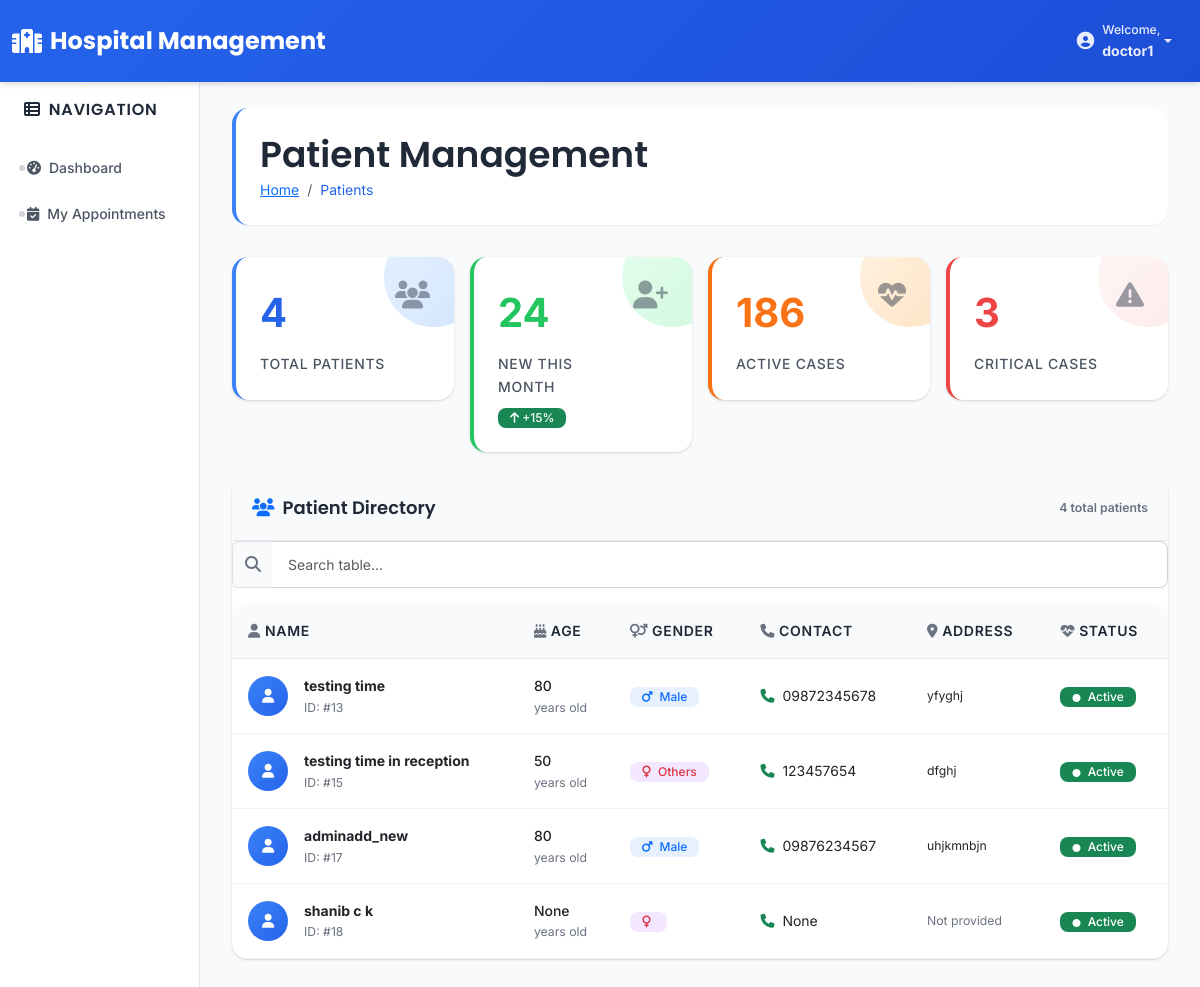
Screenshot of /patients/ (signed in) with the database file from the repository.
### accounts/models.py (models this page shows)
class CustomUser(AbstractUser):
    first_name = None
    last_name = None
    ROLE_CHOICES = (
        ('admin', 'Admin'),
        ('doctor', 'Doctor'),
        ('patient', 'Patient'),
        ('receptionist', 'Receptionist'),
    )
    role = models.CharField(max_length=20, choices=ROLE_CHOICES)
    GENDER_CHOICES = (
        ('Male', 'Male'),
        ('Female', 'Female'),
        ('Other', 'Other'),
    )
    gender = models.CharField(max_length=10, choices=GENDER_CHOICES, null=True, blank=True)
    REQUIRED_FIELDS = []  # Only username is required

### patients/models.py (models this page shows, shortened)
class Patient(models.Model):
    user = models.OneToOneField(
        CustomUser,
        on_delete=models.CASCADE,
        related_name='patient_profile',
        null=True,
        blank=True
    )
    name = models.CharField(max_length=100)
    age = models.IntegerField(null=True, blank=True)
    gender = models.CharField(max_length=20, choices=[
        ('Male','Male'),
        ('Female','Female'),
        ('Others','Others'),
        ('Prefer not to say','Prefer not to say')
    ])
    contact = models.CharField(max_length=15)
    address = models.TextField()
    created_at = models.DateTimeField(auto_now_add=True)
    username = models.CharField(max_length=150, unique=True, null=True, blank=True)  # new field
    phone = models.CharField(max_length=15, null=True, blank=True)

### patients/views.py (the view)
# urls.py: path('', views.patient_list, name='patient_list'),  # /patients/
@login_required
@user_passes_test(lambda u: u.role in ['admin', 'receptionist', 'doctor'])
def patient_list(request):
    patients = Patient.objects.all()
    return render(request, 'patients/patient_list.html', {'patients': patients})

### templates/patients/patient_list.html (shortened to what this page needs)
{% extends 'base.html' %}
{% load static %}
{% block page_title %}Patient Management{% endblock %}
{% block current_page %}Patients{% endblock %}
{% block content %}
<div class="row g-3 mb-4">
    <div class="col-lg-3 col-md-6">
        {% include 'partials/stat_card.html' with title="Total Patients" count=patients.count icon="fas fa-users" color="primary" %}
    </div>
    <div class="col-lg-3 col-md-6">
        {% include 'partials/stat_card.html' with title="New This Month" count="24" icon="fas fa-user-plus" color="success" change="+15%" change_color="success" %}
    </div>
    <div class="col-lg-3 col-md-6">
        {% include 'partials/stat_card.html' with title="Active Cases" count="186" icon="fas fa-heartbeat" color="warning" %}
    </div>
    <div class="col-lg-3 col-md-6">
        {% include 'partials/stat_card.html' with title="Critical Cases" count="3" icon="fas fa-exclamation-triangle" color="danger" %}
    </div>
</div>
<div class="card" data-animate>
    <div class="card-header">
        <div class="d-flex justify-content-between align-items-center">
            <h5 class="mb-0">
                <i class="fas fa-users me-2 text-primary"></i>Patient Directory
            </h5>
            <div class="d-flex align-items-center gap-3">
                <small class="text-muted">{{ patients.count }} total patients</small>
            </div>
        </div>
    </div>
    <div class="card-body p-0">
        {% if patients %}
            <div class="table-responsive">
                <table class="table table-hover mb-0" data-searchable>
                    <thead>
                        <tr>
                            <th scope="col">
                                <i class="fas fa-user me-1 text-muted"></i>Name
                            </th>
                            <th scope="col">
                                <i class="fas fa-birthday-cake me-1 text-muted"></i>Age
                            </th>
                            <th scope="col">
                                <i class="fas fa-venus-mars me-1 text-muted"></i>Gender
                            </th>
                            <th scope="col">
                                <i class="fas fa-phone me-1 text-muted"></i>Contact
                            </th>
                            <th scope="col">
                                <i class="fas fa-map-marker-alt me-1 text-muted"></i>Address
                            </th>
                            <th scope="col">
                                <i class="fas fa-heartbeat me-1 text-muted"></i>Status
                            </th>
                        </tr>
                    </thead>
                    <tbody>
                        {% for patient in patients %}
                            <tr>
                                <td>
                                    <div class="d-flex align-items-center">
                                        <div class="avatar-circle me-3">
                                            <i class="fas fa-user"></i>
                                        </div>
                                        <div>
                                            <div class="fw-bold">{{ patient.name }}</div>
                                            <div class="small text-muted">ID: #{{ patient.id }}</div>
                                        </div>
                                    </div>
                                </td>
                                <td>
                                    <span class="fw-medium">{{ patient.age }}</span>
                                    <div class="small text-muted">years old</div>
                                </td>
                                <td>
                                    <span class="badge bg-{% if patient.gender == 'Male' %}primary{% else %}pink{% endif %} bg-opacity-10 text-{% if patient.gender == 'Male' %}primary{% else %}danger{% endif %}">
                                        <i class="fas fa-{% if patient.gender == 'Male' %}mars{% else %}venus{% endif %} me-1"></i>
                                        {{ patient.gender }}
                                    </span>
                                </td>
                                <td>
                                    <div class="d-flex align-items-center">
                                        <i class="fas fa-phone text-success me-2"></i>
                                        <span>{{ patient.phone }}</span>
                                    </div>
                                </td>
                                <td>
                                    <div class="small">
                                        {% if patient.address %}
                                            {{ patient.address|truncatechars:30 }}
                                        {% else %}
                                            <span class="text-muted">Not provided</span>
                                        {% endif %}
                                    </div>
                                </td>
                                <td>
                                    <span class="badge bg-success">
                                        <i class="fas fa-circle me-1" style="font-size: 0.5rem;"></i>
                                        Active
                                    </span>
                                </td>
                            </tr>
                        {% endfor %}
                    </tbody>
                </table>
            </div>
        {% endif %}
    </div>
</div>
{% endblock %}

### templates/base.html (shortened to what this page needs)
{% load static %}
<!DOCTYPE html>
<html lang="en">
<head>
    <link href="https://cdn.jsdelivr.net/npm/bootstrap@5.3.0/dist/css/bootstrap.min.css" rel="stylesheet">
    <link href="https://cdnjs.cloudflare.com/ajax/libs/font-awesome/6.4.0/css/all.min.css" rel="stylesheet">
    <link rel="stylesheet" href="{% static 'css/style.css' %}">
</head>
<body>
    <nav class="navbar navbar-expand-lg navbar-dark fixed-top">
        <div class="container-fluid">
            <a class="navbar-brand d-flex align-items-center" href="{% url 'dashboard' %}">
                <i class="fas fa-hospital me-2"></i>
                <span class="d-none d-sm-inline">Hospital Management</span>
            </a>
            <div class="navbar-nav ms-auto d-flex flex-row">
                {% if user.is_authenticated %}
                    <div class="nav-item dropdown">
                        <a class="nav-link dropdown-toggle d-flex align-items-center" href="#" id="userDropdown" role="button" data-bs-toggle="dropdown" aria-expanded="false">
                            <div class="d-flex align-items-center">
                                <div class="user-avatar me-2">
                                </div>
                                <div class="d-none d-md-block">
                                    <div class="small text-light-50">Welcome,</div>
                                    <div class="fw-bold">{{ user.username|default:user.get_full_name }}</div>
                                </div>
                            </div>
                        </a>
                    </div>
                {% endif %}
            </div>
        </div>
    </nav>
    <div class="container-fluid" style="margin-top: 76px;">
        <div class="row">
            <nav class="col-md-2 d-md-block sidebar collapse">
                <div class="position-sticky">
                    <h5><i class="fas fa-th-list me-2"></i>Navigation</h5>
                    <ul class="nav flex-column">
                        {% if user.is_authenticated %}
                            <li class="nav-item">
                                <a class="nav-link" href="{% url 'dashboard' %}">
                                    <i class="fas fa-tachometer-alt me-2"></i>Dashboard
                                </a>
                            </li>
                            {% if user.role == 'admin' %}
                                <li class="nav-item">
                                    <a class="nav-link" href="{% url 'doctors:doctor_list' %}">
                                        <i class="fas fa-user-md me-2"></i>Doctors
                                    </a>
                                </li>
                                <li class="nav-item">
                                    <a class="nav-link" href="{% url 'patients:patient_list' %}">
                                        <i class="fas fa-users me-2"></i>Patients
                                    </a>
                                </li>
                                <li class="nav-item">
                                    <a class="nav-link" href="{% url 'appointments:appointment_list' %}">
                                        <i class="fas fa-calendar-check me-2"></i>Appointments
                                    </a>
                                </li>
                                <li class="nav-item">
                                    <a class="nav-link" href="{% url 'billing:bill_list' %}">
                                        <i class="fas fa-file-invoice-dollar me-2"></i>Billing
                                    </a>
                                </li>
                                <li class="nav-item">
                                    <a class="nav-link" href="{% url 'receptionists:receptionist_list' %}">
                                        <i class="fas fa-user-tie me-2"></i>Receptionists
                                    </a>
                                </li>
                                <li class="nav-item">
                                    <a class="nav-link" href="{% url 'reports:reports_dashboard' %}">
                                        <i class="fas fa-chart-bar me-2"></i>Reports
                                    </a>
                                </li>
                                <li class="nav-item">
                                    <a class="nav-link" href="{% url 'appointments:manage_requests' %}">
                                        <i class="fas fa-clipboard-list me-2"></i>Requests
                                    </a>
                                </li>
                            {% elif user.role == 'doctor' %}
                                <li class="nav-item">
                                    <a class="nav-link" href="{% url 'appointments:appointment_list' %}">
                                        <i class="fas fa-calendar-check me-2"></i>My Appointments
                                    </a>
                                </li>
                            {% endif %}
                        {% endif %}
                    </ul>
                </div>
            </nav>
            <main class="col-md-10 ms-sm-auto main-content">
                {% block page_header %}
                    <div class="page-header fade-in">
                        <div class="d-flex justify-content-between align-items-center">
                            <div>
                                <h1 class="mb-0">{% block page_title %}Dashboard{% endblock %}</h1>
                                {% block breadcrumbs %}
                                    <nav aria-label="breadcrumb">
                                        <ol class="breadcrumb mb-0">
                                            <li class="breadcrumb-item"><a href="{% url 'dashboard' %}">Home</a></li>
                                            <li class="breadcrumb-item active" aria-current="page">{% block current_page %}Dashboard{% endblock %}</li>
                                        </ol>
                                    </nav>
                                {% endblock %}
                            </div>
                        </div>
                    </div>
                {% endblock %}
                <div class="content-wrapper fade-in" data-animate>
                    {% block content %}
                    {% endblock %}
                </div>
            </main>
        </div>
    </div>
</body>
</html>

### templates/patients/patient_list.html (style rules this page uses)
.avatar-circle { width: 40px; height: 40px; border-radius: 50%; background: linear-gradient(135deg, var(--primary-500), var(--primary-600)); display: flex; align-items: center; justify-content: center; color: white; font-size: 0.875rem; }
.bg-pink { background-color: #f3e8ff !important; }
.table th { background-color: var(--gray-50); font-weight: 600; font-size: 0.875rem; border-bottom: 1px solid var(--gray-200); color: var(--gray-700); }
.table td { vertical-align: middle; border-color: var(--gray-100); }

### rows the page displays
CustomUser: username "doctor1"
Patient: name "testing time", id "13", age "80", gender "Male", phone "09872345678", address "yfyghj"
Patient: name "testing time in reception", id "15", age "50", gender "Others", phone "123457654", address "dfghj"
Patient: name "adminadd_new", id "17", age "80", gender "Male", phone "09876234567", address "uhjkmnbjn"
Patient: name "shanib c k", id "18", age "None", phone "None", address "Not provided"

### other values shown
{{ count|default:0 }} "4 24 186 3"
{{ title|default:"Statistic" }} "TOTAL PATIENTS NEW THIS MONTH ACTIVE CASES CRITICAL CASES"
{{ change }} "+15%"
{{ patients.count }} "4"
